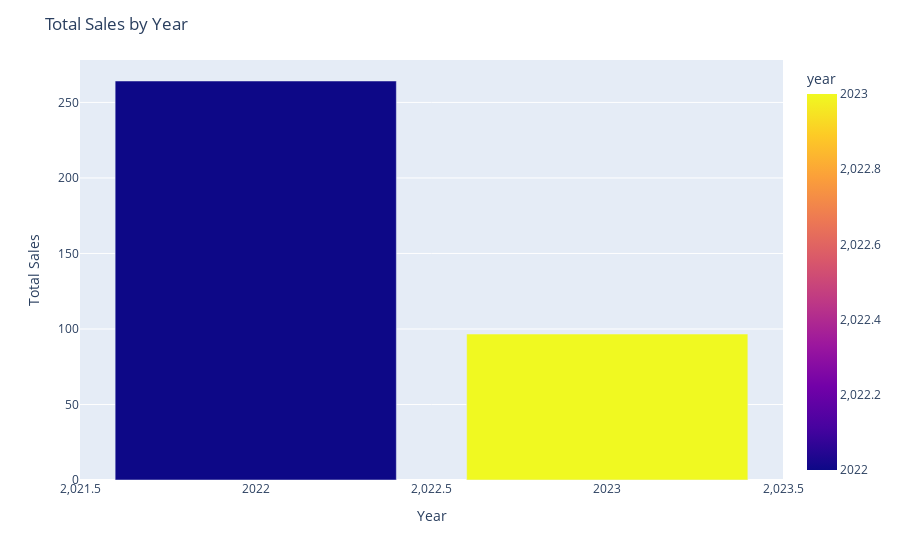

Notebook source saved alongside this figure:
### Markdown cell above
### Insight Generation

### Code cell
def generate_response_gemini_image(prompt, img):
        response = model_cv.generate_content([prompt, img], stream=True)
        response.resolve()
        return re.sub(r"\*\*([^*]+)\*\*", r"\1", response.text)

# To give insights
def understand_image(img):
    prompt = f'''
    Analysis requested: {my_analysis}
    Analysis Output: {analysis_output}
    Data: {data.columns}

    The given image is extracted from the analysis. It is a type of visualisation. 
    If visualization: 
        1. Identify the type of visualization
        2. Using labels and legends extract important and accurate insights with numerical figures or percentages from the visualization if there are any.
        3. The insights should be interesting, accurate and actionable - related to the analysis mentioned.
    
    Instructions:
    1. Make sure above conditions are met.
    2. Do not include anything else in your response. 
    3. Be concise, crisp and concrete. Write insights creatively. Each new insight shouldn't start the same way. Make every insight's beginning look unique.
    4. Refer output analysis to generate actionable insights based on the analysis asked and give business related suggestion if asked.
    '''
    return generate_response_gemini_image(prompt, img)

# Code to generate charts
if insight_choice=='Visualization':
    count, temperature = 0, 0.2
    # vis_code = ''
    while count<2:
        try:
            visualization_prompt = f'''
                Information - 
                Table: {table_description}
                Task: {my_analysis}
                Output: {analysis_output}

                TYPES OF CHARTS:
                1. Line Chart: Good for trends over time/categories, bad for many data points or complex relationships.
                2. Bar Chart: Compares categories/frequencies, avoid for many categories or negative values.
                3. Scatter Plot: Explores relationships between two variables, not ideal for more than 3 variables or unclear patterns.
                4. Pie Chart: Shows proportions/contribution of a whole, avoid for many categories or unclear comparisons.
                5. Histogram: Visualizes distribution of continuous data, not for categorical data.
                6. Box Plot: Compares distributions across categories, avoid if outliers dominate.
                7. Heatmap: Good for visualizing relationships between many variables, bad for complex data, overwhelming for large datasets
                8. Word cloud: good for visual exploration of frequent terms in text data, bad for in-depth analysis.
                9. Network Graph: Shows connections between entities (e.g., social networks, protein interactions), Not ideal for large or dense networks.
                10. Sankey Diagram: Tracks flows across stages in a process (e.g., customer journeys, material flow). Gets messy with many stages or branches.
                11. Choropleth Mapbox: Colors geographic regions like country etc based on a data value (e.g., election results, population density). Avoids if data varies greatly within regions.
                12. Heatmap (Geographic): Colors geographic areas based on data intensity. Overwhelming for cluttered data or small regions.
                13. Flow Map: Shows movement between geographic locations (e.g., migration patterns, trade routes). Can get confusing with many flows or overlapping paths.

                DEFAULT CHARTS -:
                1. Trends over time/categories: Line chart
                2. Compare categories/frequencies: Bar Chart
                3. Compare frequency but also has regions like countries involved: Choropleth Mapbox plot - using plotly.graph_objects;
                4. To show proportions: Pie chart
                5. Comparing distribution: Box plot
                6. Visualizing distribution of continous data: Histogram (Geographic) or Choropleth
                7. Exploration of frequent/common terms in text data: Word cloud

                Follow the instructions by all means.
                Instructions -
                0. Based on the info available above identify what type of chart would suit the best to convey the insights for "{my_analysis}" - consider readability of the chart as well.
                1. Write code in python to perform an insightful visualization from the output shared to plot it - call the function at costs. Don't write any other text. Just code.
                2. Make a new dataframe which has the following data: {analysis_output} and columns: {data.columns} from 'analysis_result.csv'
                3. Don't generate your own data. Don't equate visualization with "data" variable at any cost.
                4. Visualization should have title, axis labels, legend etc.
                5. Save the visualization with the name 'viz.png' and 'viz.html' as well at all costs in the function itself.
                6. Always show x axis labels with a rotation of 90 degrees if the number of labels are more than 8
                7. If the chart can be built using Seaborn, Geopandas or Plotly then use it
                8. Refer Code trascript: {code_transcript} to write an error free code.
                9. If number of entities/rows representing are more then plot only the first/top 10 rows (and mention it in the graph that you have done it)

                Expected output:
                def name_of_visualization(some_parameters):
                    # Some Logic

                    # Code to plot and show the chart
                    
                    # Code to save the chart/figure with name "Viz.png" and "Viz.html"
                
                # calling the function by all means
                name_of_visualization(some_parameters)
                '''
            if count==0:
                vis_code = generate_response(visualization_prompt, temperature, safety_setting)
            print(1)
            vis_code = vis_code.replace('python', '')
            vis_code = vis_code.replace('`', '')
            exec(vis_code)
            print('executed')
            break

        except Exception as e:
            error_message = f'''
                Code: {vis_code}
                Traceback of the code: {traceback.format_exc()}

                Adhere to below instructions at all costs!
                Instruction:
                1. Identify the cause of the error and rewrite the code - make it error free
                2. Don't include any text in your response
                3. Rewrite the code as a function
                4. Follow these instructions by all means
                '''
            temperature += 0.2
            vis_code = generate_response(error_message, temperature, safety_setting)
        count+=1
    
    code_transcript += vis_code+'\n-----------------------------------------\n'

    model_cv = genai.GenerativeModel('gemini-pro-vision')
    all_items = os.listdir()
    if 'viz.png' in all_items:
        img = Image.open('viz.png')
        viz_insight = understand_image(img)
        print(viz_insight)
    else:
         pass

### Figure 1 — Plotly figure (JSON) as saved in the notebook; plotly's stock layout.template omitted (floating-point values rounded to 4 significant figures)
{"data": [{"alignmentgroup": "True", "hovertemplate": "year=%{marker.color}<br>total_sales=%{y}<extra></extra>", "legendgroup": "", "marker": {"color": [2022, 2023], "coloraxis": "coloraxis", "pattern": {"shape": ""}}, "name": "", "offsetgroup": "", "orientation": "v", "showlegend": false, "textposition": "auto", "type": "bar", "x": [2022, 2023], "xaxis": "x", "y": [264.2, 96.64], "yaxis": "y"}], "layout": {"barmode": "relative", "coloraxis": {"colorbar": {"title": {"text": "year"}}, "colorscale": [[0, "#0d0887"], [0.1111, "#46039f"], [0.2222, "#7201a8"], [0.3333, "#9c179e"], [0.4444, "#bd3786"], [0.5556, "#d8576b"], [0.6667, "#ed7953"], [0.7778, "#fb9f3a"], [0.8889, "#fdca26"], [1, "#f0f921"]]}, "legend": {"tracegroupgap": 0}, "margin": {"t": 60}, "title": {"text": "Total Sales by Year"}, "xaxis": {"anchor": "y", "domain": [0, 1], "title": {"text": "Year"}}, "yaxis": {"anchor": "x", "domain": [0, 1], "title": {"text": "Total Sales"}}}}
